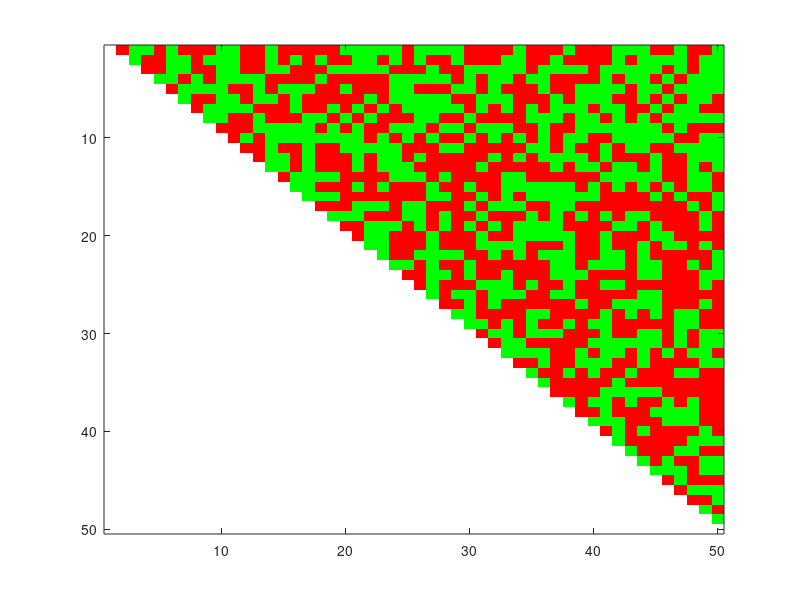

This chart was generated by the following MATLAB code:
%This script will create a random image with the upper triangular section
%randomly red or green.

mycmap = [1 1 1; 1 0 0; 0 1 0];
colormap(mycmap)
cmat = ones(50);
for i = 1:50
    for j = 1:50
        if i < j
            cmat(i,j) = randi([2,3],1);
        end
    end
end

image(cmat)